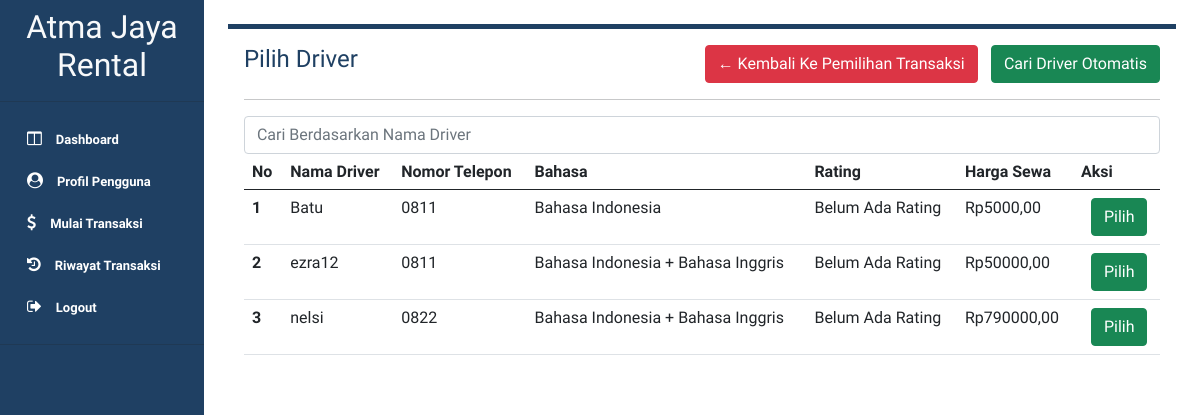
The app's page /page/listDriverCustomerPage.php (signed in) with its own data.
### tables this page shows
CREATE TABLE `driver` (
  `ID_DRIVER` bigint(3) UNSIGNED ZEROFILL NOT NULL,
  `FORMAT_ID_DRIVER` varchar(20) DEFAULT NULL,
  `NAMA_DRIVER` varchar(32) DEFAULT NULL,
  `ALAMAT_DRIVER` varchar(100) DEFAULT NULL,
  `TANGGAL_LAHIR_DRIVER` date DEFAULT NULL,
  `JENIS_KELAMIN_DRIVER` tinyint(1) DEFAULT NULL,
  `EMAIL_DRIVER` varchar(32) DEFAULT NULL,
  `NOMOR_TELEPON_DRIVER` varchar(32) DEFAULT NULL,
  `BAHASA_DRIVER` tinyint(1) DEFAULT NULL,
  `SIM_DRIVER` varchar(150) DEFAULT '',
  `BEBAS_NAPZA_DRIVER` varchar(150) DEFAULT '',
  `KESEHATAN_JIWA_DRIVER` varchar(150) DEFAULT '',
  `KESEHATAN_JASMANI_DRIVER` varchar(150) DEFAULT '',
  `SKCK_DRIVER` varchar(150) DEFAULT '',
  `STATUS_KETERSEDIAAN_DRIVER` tinyint(1) DEFAULT NULL,
  `PASSWORD_DRIVER` varchar(150) DEFAULT NULL,
  `HARGA_SEWA_DRIVER` float DEFAULT NULL,
  `RERATA_RATING_DRIVER` float DEFAULT NULL,
  `FOTO_DRIVER` varchar(150) DEFAULT NULL,
  `STATUS_DRIVER` tinyint(1) DEFAULT 1,
  `id` bigint(20) UNSIGNED NOT NULL
);

### page/listDriverCustomerPage.php (the view, shortened to what this page needs)
<?php
    include '../component/sidebarCustomer.php'
?>
<?php
    include '../db.php';
    $id_mobil = $_GET['id_mobil'];
?>
    <div class="container p-3 m-4 h-100" style="background-color: #FFFFFF; border-top: 5px solid #1f4063; boxshadow: 0 4px 8px 0 rgba(0, 0, 0, 0.2), 0 6px 20px 0 rgba(0, 0, 0, 0.19);" >
        <div class="title" style="justify-content: space-between; display: flex;">
            <h4 style="color: #1f4063;">Pilih Driver</h4>
            <div class="title" style="justify-content: space-between; text-align: right;">
                <a href="./getStartedPage.php">
                    <button type="button" class="btn btn-danger">← Kembali Ke Pemilihan Transaksi</button>
                </a>
                <a href="../process/cariDriverOtomatisProcess.php?id_mobil=<?php echo $id_mobil; ?>" onclick="return confirm('Apakah Anda Yakin Ingin Memilih Driver Secara Otomatis?')">
                    <button type="button" class="btn btn-success">Cari Driver Otomatis</button>
                </a>
            </div>
        </div>
        <hr>
            <table class="table">
            <thead>
                <tr>
                <th scope="col">No</th>
                <th scope="col">Nama Driver</th>
                <th scope="col">Nomor Telepon</th>
                <th scope="col">Bahasa</th>
                <th scope="col">Rating</th>
                <th scope="col">Harga Sewa</th>
                <th scope="col">Aksi</th>
                </tr>
            </thead>
            <form action="./listDriverCustomerPage.php?id_mobil=<?php echo $id_mobil; ?>" method="post">
                <input class="form-control" id="nama_driver" name="nama_driver" placeholder="Cari Berdasarkan Nama Driver" aria-describedby="emailHelp">
            </form>
            <tbody>
                <?php
                if(isset($_POST['cari'])){
                    include('../db.php');
                    $nama_driver = $_POST['nama_driver'];
                    $query = mysqli_query($con, "SELECT id_driver, nama_driver, nomor_telepon_driver, bahasa_driver, rerata_rating_driver, harga_sewa_driver FROM driver WHERE nama_driver LIKE '%$nama_driver%' AND status_ketersediaan_driver=1 AND status_driver=1 AND sim_driver!='' AND bebas_napza_driver!='' AND kesehatan_jiwa_driver!='' AND kesehatan_jasmani_driver!='' AND skck_driver!=''") or die(mysqli_error($con));
                }else{
                    $query = mysqli_query($con, "SELECT id_driver, nama_driver, nomor_telepon_driver, bahasa_driver, rerata_rating_driver, harga_sewa_driver FROM driver WHERE status_ketersediaan_driver=1 AND status_driver=1 AND sim_driver!='' AND bebas_napza_driver!='' AND kesehatan_jiwa_driver!='' AND kesehatan_jasmani_driver!='' AND skck_driver!=''") or die(mysqli_error($con));
                }
                if(mysqli_num_rows($query) == 0) {
                    echo '<tr> <td colspan="7"> Tidak Ada Driver Yang Tersedia </td> </tr>';
                }else{
                    $no = 1;
                    while($data = mysqli_fetch_array($query)){
                    echo'
                        <tr>
                            <th scope="row">'.$no.'</th>
                            <td>'.$data[1].'</td>
                            <td>'.$data[2].'</td>';
                            if($data[3]==0) {
                                echo '<td>Bahasa Indonesia</td>';
                            }else {
                                echo '<td>Bahasa Indonesia + Bahasa Inggris</td>';
                            }
                            if($data[4]==NULL) {
                                echo '<td>Belum Ada Rating</td>';
                            }else {
                                echo '<td>'.$data[4].'</td>';
                            }
                            if($data[5]==0) {
                                echo '<td>Rp-</td>';
                            }else {
                                echo '<td>Rp'.$data[5].',00</td>';
                            }
                            echo '
                            <td>
                                <a href="./listPromoCustomerPage.php?id_mobil='.$id_mobil.'&id_driver='.$data[0].'"
                                    onClick="return confirm ( \'Apakah Anda Yakin Ingin Memilih Driver Ini?\')">
                                    <button type="button" class="btn btn-success">Pilih</button>
                                </a>
                            </td>
                        </tr>';
                    $no++;
                    }
                }
            ?>
            </tbody>
            </table>
    </div>
    </aside>

### style.css (style rules this page uses)
* { font-family: 'Quicksand', sans-serif; }

### component/sidebarCustomer.php (style rules this page uses)
* { font-family: "Quicksand", sans-serif; }
a { padding-left: 10px; font-size: 13px; text-decoration: none; color: white; }

### records on screen
driver: NAMA_DRIVER "Batu", NOMOR_TELEPON_DRIVER "0811", BAHASA_DRIVER "Bahasa Indonesia", shows "Belum Ada Rating", HARGA_SEWA_DRIVER "5000"
driver: NAMA_DRIVER "ezra12", NOMOR_TELEPON_DRIVER "0811", BAHASA_DRIVER "Bahasa Indonesia + Bahasa Inggris", shows "Belum Ada Rating", HARGA_SEWA_DRIVER "50000"
driver: NAMA_DRIVER "nelsi", NOMOR_TELEPON_DRIVER "0822", BAHASA_DRIVER "Bahasa Indonesia + Bahasa Inggris", shows "Belum Ada Rating", HARGA_SEWA_DRIVER "790000"
